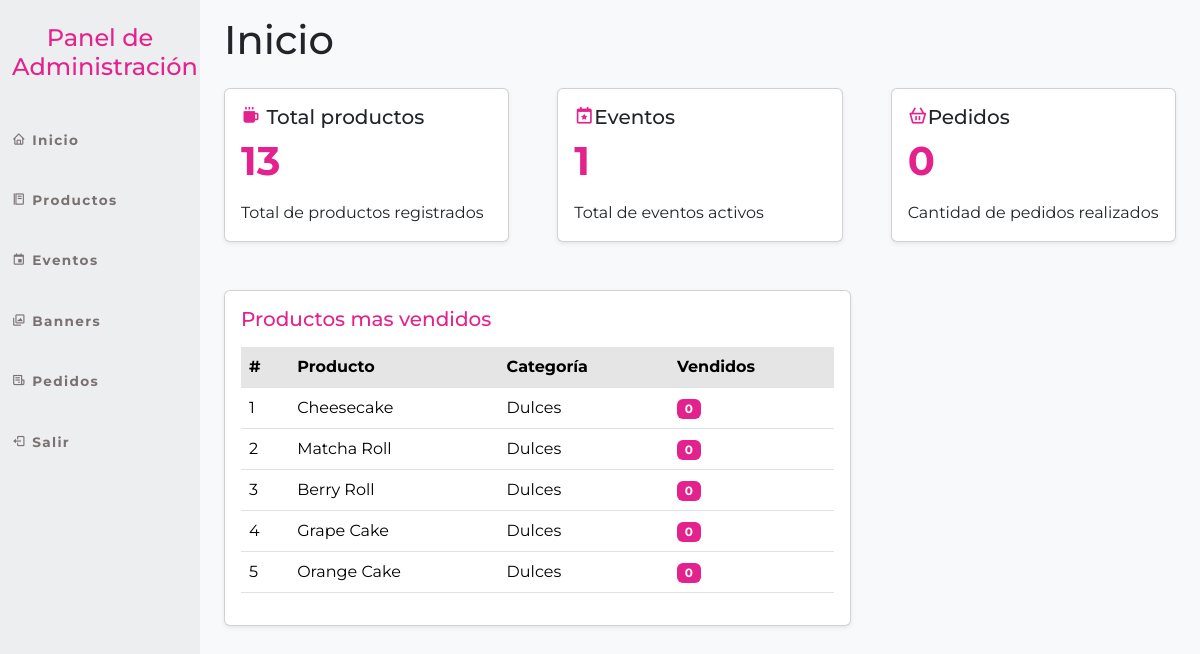
The app's page /panel_admin/ (signed in), older data.
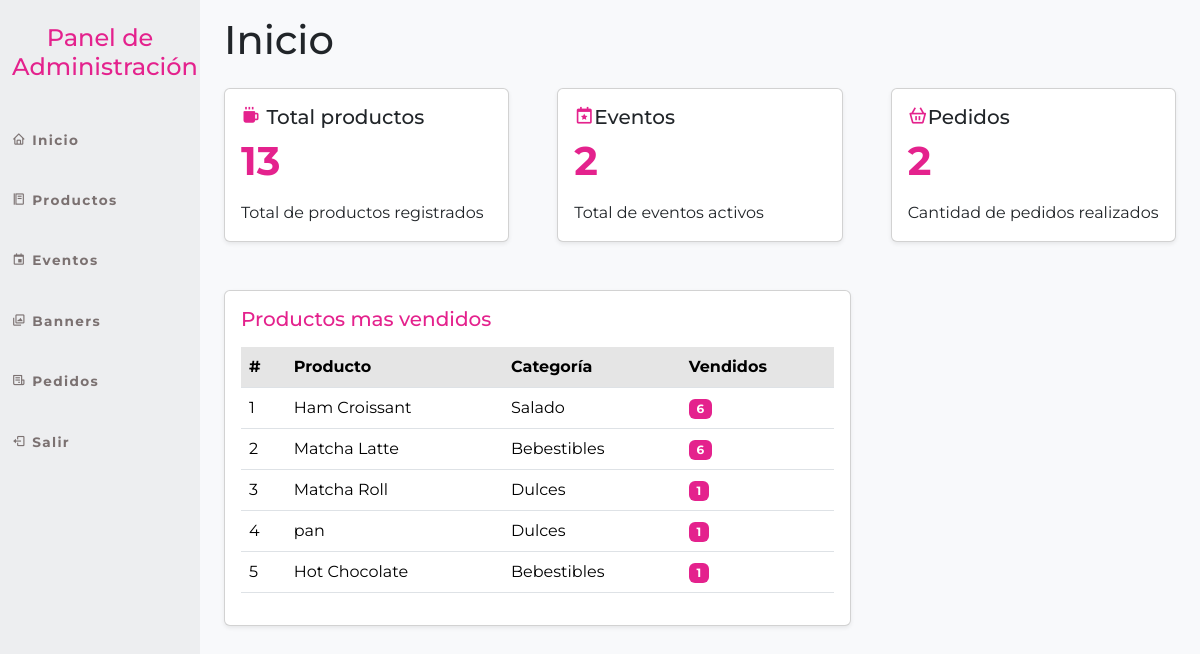
The same page, newer data.
### cafeteria_app/models.py (models this page shows, shortened)
class Product(models.Model):
    category = models.ForeignKey(Category, on_delete=models.CASCADE)
    name = models.CharField(max_length=30)
    price = models.PositiveIntegerField()
    descuento = models.IntegerField(default=0, verbose_name="Descuento")
    details = models.TextField(blank=True)
    image = models.ImageField(upload_to='products/', blank=True, null=True)
    stock = models.PositiveIntegerField(default=0, verbose_name="Stock disponible")
    is_new = models.BooleanField(default=False, verbose_name="menu nuevo")
    is_best = models.BooleanField(default=False, verbose_name="mas queridos")

class Category(models.Model):
    name = models.CharField(max_length=15)
    def __str__(self):
        return self.name

### panel_admin/views.py (the view)
# urls.py: path('panel_admin/', include('panel_admin.urls')),
@login_required(login_url='login_admin')
@user_passes_test(es_admin)
def panel_admin(request):
    top_productos = Product.objects.annotate(
        total_vendido=Sum('pedidoitem__cantidad')
    ).order_by('-total_vendido')[:5]
    data = {
        'total_productos': Product.objects.count(),
        'total_categorias': Category.objects.count(),
        'total_pedidos': Pedido.objects.count(),
        'total_eventos': Events.objects.count(),
        'top_productos': top_productos,
    }
    return render(request, 'panel_admin/panel_admin.html', data)

### cafeteria_app/context_processors.py (called while the page is built)
def cart(request):
    return {'cart': Cart(request)}

### panel_admin/views.py (called while the page is built)
def es_admin(user):
    return user.is_staff

### panel_admin/templates/panel_admin/panel_admin.html
{% extends 'panel_admin/base.html' %}
{% block main %}
<h1 class="mb-4">Inicio </h1>
<div class="row g-5 mb-5">
<div class="col-md-4">
    <div class ="card shadow-sm h-100"style="border-radius=5px">
            <div class="card-body">
                <h5 class="card-title">
                    <i class="bx bxs-coffee" style="color:#e4228d;"></i> Total productos
                </h5>
                <p class="display-6 fw-bold" style="color: #e4228d;">{{ total_productos }}</p>
                <p class="card-text"> Total de productos registrados</p>
            </div>
        </div>
    </div>
    <div class="col-md-4">
        <div class="card shadow-sm h-100"style="border-radius=15px">
            <div class="card-body">
                <h5 class="card-title">
                    <i class="bx bx-calendar-star" style="color:#e4228d;"></i>Eventos
                </h5>
                <p class="display-6 fw-bold" style="color: #e4228d;">{{ total_eventos }}</p>
                <p class="card-text ">Total de eventos activos</p>
            </div>
        </div>
    </div>
    <div class="col-md-4">
        <div class="card  shadow-sm h-100"style="border-radius=15px">
            <div class="card-body">
                <h5 class="card-title">
                    <i class="bx bx-basket" style="color:#e4228d;"></i>Pedidos
                </h5>
                <p class="display-6 fw-bold" style="color: #e4228d;">{{ total_pedidos }}</p>
                <p class="card-text">Cantidad de pedidos realizados</p>
            </div>
        </div>
        </div>
</div>
<div class="row g-4">
    <div class="col-md-8">
        <div class="card shadow-sm" style="border-radius=15px">
            <div class="card-body">
                <h5 class="card-title" style="color: #e4228d;">Productos mas vendidos</h5>
                <table class="table table-hover mt-3 align-middle">
                    <thead>
                        <tr class="table-active">
                            <th>#</th>
                            <th>Producto</th>
                            <th>Categoría</th>
                            <th>Vendidos</th>
                        </tr>
                    </thead>
                    <tbody>
                        {% for producto in top_productos %}
                        <tr>
                            <td>{{ forloop.counter }}</td>
                            <td>{{ producto.name }}</td>
                            <td>{{ producto.category }}</td>
                            <td>
                                <span class="badge" style="background-color: #e4228d;">
                                    {{ producto.total_vendido|default:"0" }}
                                </span>
                            </td>
                        </tr>
                        {% empty %}
                        <tr>
                            <td colspan="4" class="text-center text-muted">No hay pedidos</td>
                        </tr>
                        {% endfor %}
                    </tbody>
                </table>
            </div>
        </div>
    </div>
</div>
{% endblock %}

Row changes from the older to the newer data that the page shows:
no longer on this page (row edited): Product: name "Cheesecake", category "Dulces", total_vendido "0"
no longer on this page (row edited): Product: name "Berry Roll", category "Dulces", total_vendido "0"
no longer on this page (row edited): Product: name "Grape Cake", category "Dulces", total_vendido "0"
no longer on this page (row edited): Product: name "Orange Cake", category "Dulces", total_vendido "0"
now on this page (row edited): Product: name "Ham Croissant", category "Salado", total_vendido "6"
now on this page (row edited): Product: name "Matcha Latte", category "Bebestibles", total_vendido "6"
changed Product "Matcha Roll": total_vendido "0" → "1"
now on this page (row edited): Product: name "pan", category "Dulces", total_vendido "1"
now on this page (row edited): Product: name "Hot Chocolate", category "Bebestibles", total_vendido "1"
Text that changed along with them:
{{ total_eventos }}: "1" → "2"
{{ total_pedidos }}: "0" → "2"
